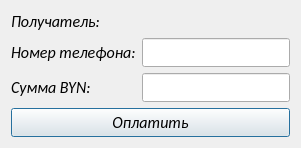
<?xml version="1.0" encoding="UTF-8"?>
<ui version="4.0">
 <class>ByPhone</class>
 <widget class="QDialog" name="ByPhone">
  <property name="geometry">
   <rect>
    <x>0</x>
    <y>0</y>
    <width>301</width>
    <height>134</height>
   </rect>
  </property>
  <property name="font">
   <font>
    <family>Calibri</family>
    <pointsize>12</pointsize>
    <italic>true</italic>
   </font>
  </property>
  <property name="windowTitle">
   <string>Телефония</string>
  </property>
  <property name="windowIcon">
   <iconset>
    <activeon>:/logo.ico</activeon>
   </iconset>
  </property>
  <layout class="QVBoxLayout" name="verticalLayout">
   <item>
    <widget class="QLabel" name="label_3">
     <property name="text">
      <string>Получатель: </string>
     </property>
    </widget>
   </item>
   <item>
    <layout class="QFormLayout" name="formLayout">
     <item row="0" column="0">
      <widget class="QLabel" name="label">
       <property name="text">
        <string>Номер телефона:</string>
       </property>
      </widget>
     </item>
     <item row="0" column="1">
      <widget class="QLineEdit" name="numberEdit"/>
     </item>
     <item row="1" column="0">
      <widget class="QLabel" name="label_2">
       <property name="text">
        <string>Сумма BYN:</string>
       </property>
      </widget>
     </item>
     <item row="1" column="1">
      <widget class="QLineEdit" name="sumEdit"/>
     </item>
    </layout>
   </item>
   <item>
    <widget class="QPushButton" name="byButton">
     <property name="text">
      <string>Оплатить</string>
     </property>
    </widget>
   </item>
  </layout>
 </widget>
 <resources/>
 <connections/>
</ui>
